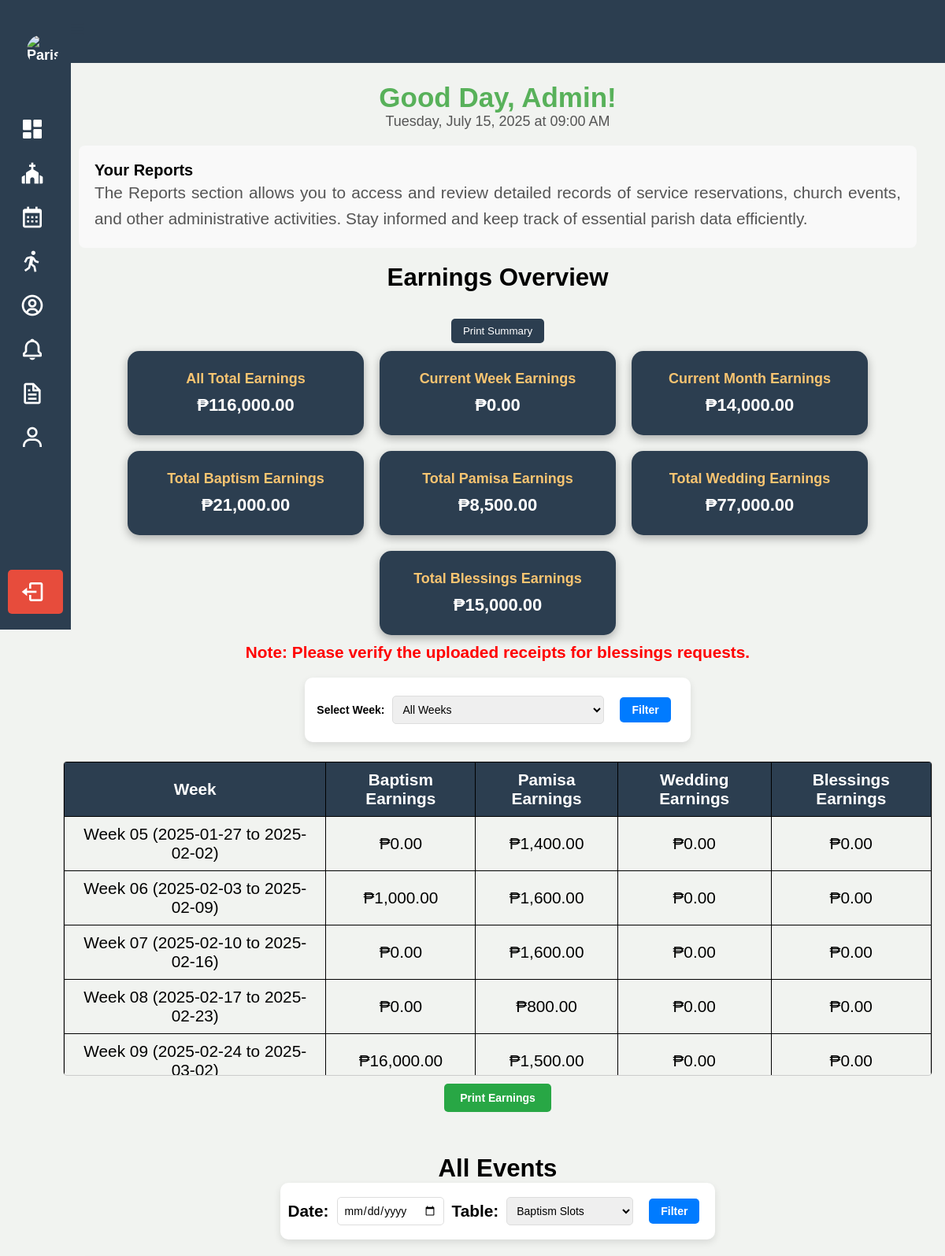
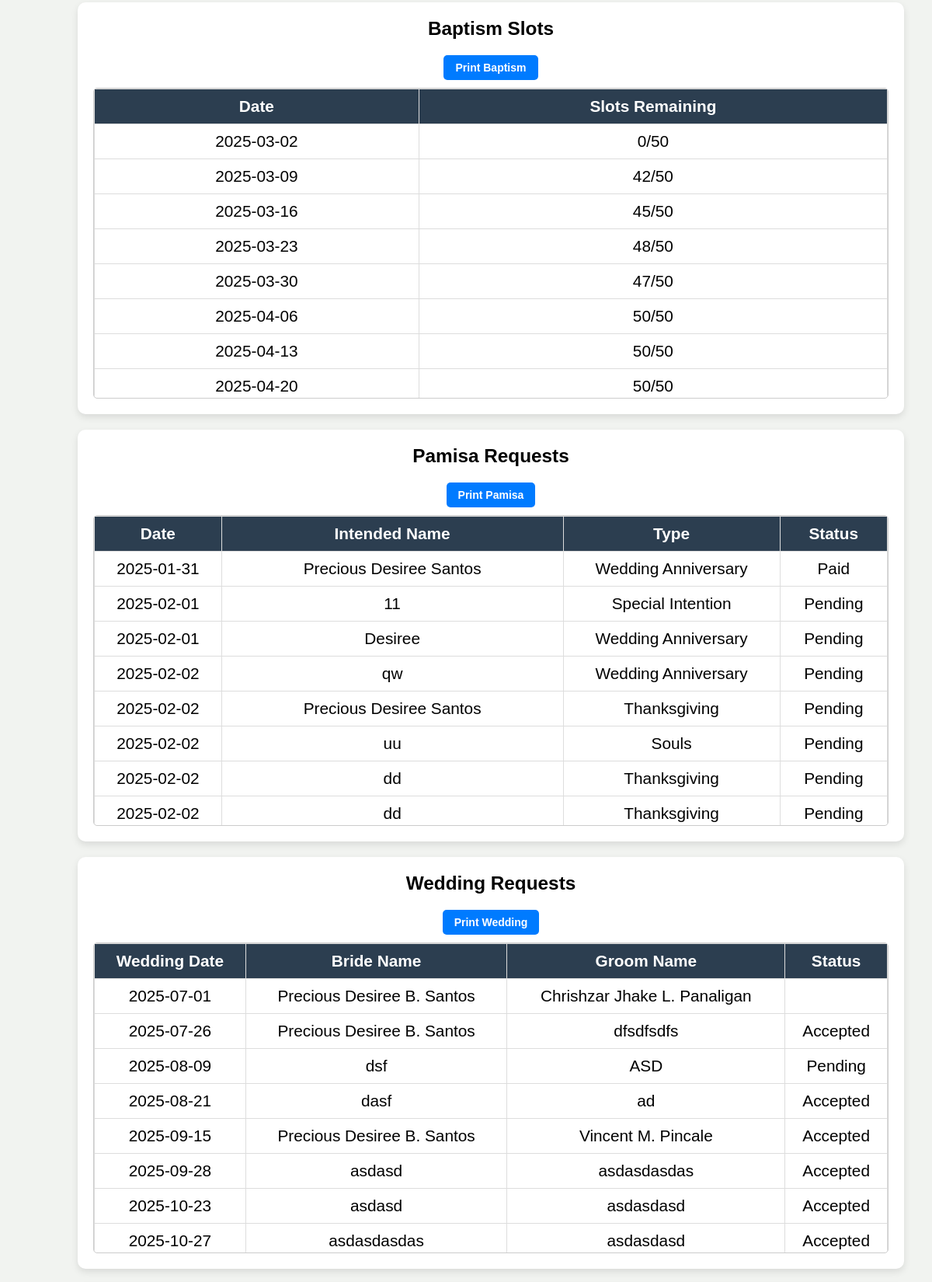
Page /admin/reports.php (upper part) on the committed database (2 pictures, top to bottom).
### tables this page shows
CREATE TABLE `baptism_slots` (
  `id` int(11) NOT NULL,
  `date` date NOT NULL,
  `slots_remaining` int(11) NOT NULL DEFAULT 50
);

CREATE TABLE `wedding_requests` (
  `id` int(11) NOT NULL,
  `user_id` int(11) NOT NULL,
  `bride_name` varchar(255) NOT NULL,
  `groom_name` varchar(255) NOT NULL,
  `priest_name` varchar(100) NOT NULL,
  `contact` varchar(20) NOT NULL,
  `wedding_date` date NOT NULL,
  `payment_receipt` varchar(255) NOT NULL,
  `status` enum('Pending','Accepted','Rejected') NOT NULL DEFAULT 'Pending',
  `created_at` timestamp NOT NULL DEFAULT current_timestamp()
);

### admin/reports.php (the view, shortened to what this page needs)
<?php
include 'db_connection.php';
function getWeekDates($year, $week) {
    $weekStart = strtotime("{$year}-W{$week}-1");
    $weekEnd = strtotime("+6 days", $weekStart);
    return [date("Y-m-d", $weekStart), date("Y-m-d", $weekEnd)];
}
function getWeeklyEarnings($conn, $table, $date_column, $count_column, $fixed_price = null) {
    $sql = "SELECT YEARWEEK($date_column, 1) AS week,
                   " . ($fixed_price ? "COUNT($count_column) * $fixed_price" : "SUM($count_column)") . " AS total_earnings
            FROM $table
            WHERE YEAR($date_column) = YEAR(CURDATE())
            GROUP BY week
            ORDER BY week ASC";
    $stmt = $conn->prepare($sql);
    $stmt->execute();
    $result = $stmt->get_result();
    $weekly_earnings = [];
    while ($row = $result->fetch_assoc()) {
        $weekNum = substr($row['week'], 4);
        list($start_date, $end_date) = getWeekDates(date("Y"), $weekNum);
        $weekLabel = "Week $weekNum ($start_date to $end_date)";
        $weekly_earnings[$weekLabel] = $row['total_earnings'] ?? 0;
    }
    return $weekly_earnings;
}
$weekly_baptism = getWeeklyEarnings($conn, 'baptism_requests', 'selected_date', 'price');
$weekly_pamisa = getWeeklyEarnings($conn, 'pamisa_requests', 'selected_date', 'price');
$weekly_wedding = getWeeklyEarnings($conn, 'wedding_requests', 'wedding_date', 'id', 7000);
$weekly_blessings = getWeeklyEarnings($conn, 'blessings_requests', 'blessing_date', 'id', 500);
$all_weeks = array_unique(array_merge(
    array_keys($weekly_baptism),
    array_keys($weekly_pamisa),
    array_keys($weekly_wedding),
    array_keys($weekly_blessings)
));
sort($all_weeks);
$total_earnings = array_sum($weekly_baptism) + array_sum($weekly_pamisa) + array_sum($weekly_wedding) + array_sum($weekly_blessings);
$sql_weekly = "SELECT SUM(price) AS weekly_total FROM (
    SELECT price FROM baptism_requests WHERE YEARWEEK(selected_date, 1) = YEARWEEK(CURDATE(), 1)
    UNION ALL
    SELECT price FROM pamisa_requests WHERE YEARWEEK(selected_date, 1) = YEARWEEK(CURDATE(), 1)
    UNION ALL
    SELECT 7000 FROM wedding_requests WHERE YEARWEEK(wedding_date, 1) = YEARWEEK(CURDATE(), 1)
    UNION ALL
    SELECT 500 FROM blessings_requests WHERE YEARWEEK(blessing_date, 1) = YEARWEEK(CURDATE(), 1)
) as earnings";
$result_weekly = $conn->query($sql_weekly);
$weekly_earnings = ($result_weekly->num_rows > 0) ? $result_weekly->fetch_assoc()['weekly_total'] : 0;
$sql_monthly = "SELECT SUM(price) AS monthly_total FROM (
    SELECT price FROM baptism_requests WHERE YEAR(selected_date) = YEAR(CURDATE()) AND MONTH(selected_date) = MONTH(CURDATE())
    UNION ALL
    SELECT price FROM pamisa_requests WHERE YEAR(selected_date) = YEAR(CURDATE()) AND MONTH(selected_date) = MONTH(CURDATE())
    UNION ALL
    SELECT 7000 FROM wedding_requests WHERE YEAR(wedding_date) = YEAR(CURDATE()) AND MONTH(wedding_date) = MONTH(CURDATE())
    UNION ALL
    SELECT 500 FROM blessings_requests WHERE YEAR(blessing_date) = YEAR(CURDATE()) AND MONTH(blessing_date) = MONTH(CURDATE())
) as earnings";
$result_monthly = $conn->query($sql_monthly);
$monthly_earnings = ($result_monthly->num_rows > 0) ? $result_monthly->fetch_assoc()['monthly_total'] : 0;
$filtered_week = isset($_POST['filter_week']) ? $_POST['filter_week'] : null;
$sql_baptism = "SELECT SUM(price) AS total_baptism_earnings FROM baptism_requests";
$result_baptism = $conn->query($sql_baptism);
$baptism_earnings = ($result_baptism->num_rows > 0) ? $result_baptism->fetch_assoc()['total_baptism_earnings'] : 0;
$sql_pamisa = "SELECT SUM(price) AS total_pamisa_earnings FROM pamisa_requests";
$result_pamisa = $conn->query($sql_pamisa);
$pamisa_earnings = ($result_pamisa->num_rows > 0) ? $result_pamisa->fetch_assoc()['total_pamisa_earnings'] : 0;
$sql_wedding = "SELECT COUNT(payment_receipt) AS total_weddings FROM wedding_requests";
$result_wedding = $conn->query($sql_wedding);
$wedding_earnings = ($result_wedding->num_rows > 0) ? $result_wedding->fetch_assoc()['total_weddings'] * 7000 : 0;
$sql_blessings = "SELECT COUNT(receipt_path) AS total_blessings FROM blessings_requests";
$result_blessings = $conn->query($sql_blessings);
$blessings_earnings = ($result_blessings->num_rows > 0) ? $result_blessings->fetch_assoc()['total_blessings'] * 500 : 0;
$sql_baptism_slots = "SELECT date, slots_remaining FROM baptism_slots ORDER BY date ASC";
$result_baptism_slots = $conn->query($sql_baptism_slots);
$sql_pamisa = "SELECT selected_date, name_of_intended, pamisa_type, status FROM pamisa_requests ORDER BY selected_date ASC";
$result_pamisa = $conn->query($sql_pamisa);
$sql_wedding = "SELECT wedding_date, bride_name, groom_name, status FROM wedding_requests ORDER BY wedding_date ASC";
$result_wedding = $conn->query($sql_wedding);
?>
<!DOCTYPE html>
<html lang="en">
<head>
    <link rel="stylesheet" href="stylesd.css">
    <link rel="stylesheet" href="buttons.css">
    <link href="https://cdn.jsdelivr.net/npm/boxicons@2.1.4/css/boxicons.min.css" rel="stylesheet">
</head>
<body id="bodyTag">
    <header class="header" id="header">
        <div class="header_toggle">
            <i class='bx bx-menu' id="header-toggle"></i>
        </div>
    </header>
    <?php include 'sidebar.php'; ?><br>
    <div class="admin-greeting">Good Day, Admin!</div>
    <div id="datetime" class="datetime"></div>
    <section class="about-us">
        <h2 style="color: black; font-size: 20px;">Your Reports</h2>
        <p class="justified">
            The Reports section allows you to access and review detailed records of service reservations, church events, and other administrative activities. Stay informed and keep track of essential parish data efficiently.
        </p>
    </section>
    <center><h2 style="color: black;">Earnings Overview</h2><br></center>
<center><button onclick="printEarnings()">Print Summary</button></center>
<section class="overview-summary">
    <div class="overview-boxes">
        <div class="box">
            <h3>All Total Earnings</h3>
            <p>₱<?php echo number_format($total_earnings, 2); ?></p>
        </div>
        <div class="box">
            <h3>Current Week Earnings</h3>
            <p>₱<?php echo number_format($weekly_earnings, 2); ?></p>
        </div>
        <div class="box">
            <h3>Current Month Earnings</h3>
            <p>₱<?php echo number_format($monthly_earnings, 2); ?></p>
        </div>
    </div>
</section>
<section class="overview-section">
    <div class="overview-boxes">
        <div class="box">
            <h3>Total Baptism Earnings</h3>
            <p>₱<?php echo number_format($baptism_earnings, 2); ?></p>
        </div>
        <div class="box">
            <h3>Total Pamisa Earnings</h3>
            <p>₱<?php echo number_format($pamisa_earnings, 2); ?></p>
        </div>
        <div class="box">
            <h3>Total Wedding Earnings</h3>
            <p>₱<?php echo number_format($wedding_earnings, 2); ?></p>
        </div>
        <div class="box">
            <h3>Total Blessings Earnings</h3>
            <p>₱<?php echo number_format($blessings_earnings, 2); ?></p>
        </div>
    </div>
    <p style="margin-top: 10px; color: red; font-weight: bold;">Note: Please verify the uploaded receipts for blessings requests.</p>
</section>
    <section class="earnings-section">
<form method="POST" style="display: flex; align-items: center; gap: 10px; background: white; padding: 15px; border-radius: 10px; box-shadow: 0 4px 10px rgba(0, 0, 0, 0.1); font-family: Arial, sans-serif; width: max-content; margin: auto;">
    <label for="filter_week" style="font-weight: bold; font-size: 14px;">Select Week:</label>
    <select name="filter_week" style="padding: 8px; border: 1px solid #ddd; border-radius: 5px; font-size: 14px;">
        <option value="">All Weeks</option>
    </select>
    <button type="submit" style="padding: 8px 15px; background-color: #007bff; color: white; font-weight: bold; border: none; border-radius: 5px; font-size: 14px; cursor: pointer;">
        Filter
    </button>
</form>
<br>
<div class="table-container">
    <table border="1">
        <tr>
            <th>Week</th>
            <th>Baptism Earnings</th>
            <th>Pamisa Earnings</th>
            <th>Wedding Earnings</th>
            <th>Blessings Earnings</th>
        </tr>
        <?php foreach ($all_weeks as $week): ?>
            <?php if (!$filtered_week || $filtered_week == $week): ?>
                <tr>
                    <td><?= $week ?></td>
                    <td>₱<?= number_format($weekly_baptism[$week] ?? 0, 2) ?></td>
                    <td>₱<?= number_format($weekly_pamisa[$week] ?? 0, 2) ?></td>
                    <td>₱<?= number_format($weekly_wedding[$week] ?? 0, 2) ?></td>
                    <td>₱<?= number_format($weekly_blessings[$week] ?? 0, 2) ?></td>
                </tr>
            <?php endif; ?>
        <?php endforeach; ?>
    </table>
</div>
<center><button onclick="printWeeklyEarnings()" style="margin-top: 10px; padding: 10px 20px; background-color: #28a745; color: white; font-weight: bold; border: none; border-radius: 5px; font-size: 14px; cursor: pointer;">
    Print Earnings
</button></center>
    <section class="upcoming-events">
    <br><h2>All Events</h2>
    <form id="filterForm" style="display: flex; align-items: center; gap: 10px; background: white; padding: 10px; border-radius: 10px; box-shadow: 0 4px 10px rgba(0, 0, 0, 0.1); font-family: Arial, sans-serif; width: max-content; margin: auto;">
    <label for="filter_date" style="font-weight: bold;">Date:</label>
    <input type="date" id="filter_date" name="filter_date" style="padding: 8px; border: 1px solid #ddd; border-radius: 5px; font-size: 14px;">
    <label for="table" style="font-weight: bold;">Table:</label>
    <select id="table" name="table" style="padding: 8px; border: 1px solid #ddd; border-radius: 5px; font-size: 14px;">
        <option value="baptism_slots">Baptism Slots</option>
    </select>
    <button type="button" onclick="filterResults()" style="padding: 8px 15px; background-color: #007bff; color: white; font-weight: bold; border: none; border-radius: 5px; font-size: 14px; cursor: pointer;">Filter</button>
</form>
<br>
<div class="section-container" style="background: white; padding: 20px; border-radius: 10px; box-shadow: 0 4px 10px rgba(0, 0, 0, 0.1); margin-bottom: 20px; font-family: Arial, sans-serif;">
    <h3 style="margin-bottom: 10px;">Baptism Slots</h3>
    <button onclick="printTable('baptismTable')" style="padding: 8px 15px; background-color: #007bff; color: white; font-weight: bold; border: none; border-radius: 5px; font-size: 14px; cursor: pointer; margin-bottom: 10px;">Print Baptism</button>
    <div class="table-container" style="overflow-x: auto;">
        <table id="baptismTable" style="width: 100%; border-collapse: collapse;">
            <thead>
                <tr style="background: #007bff; color: white;">
                    <th style="padding: 10px; border: 1px solid #ddd;">Date</th>
                    <th style="padding: 10px; border: 1px solid #ddd;">Slots Remaining</th>
                </tr>
            </thead>
            <tbody>
                <?php while ($row = $result_baptism_slots->fetch_assoc()): ?>
                    <tr style="text-align: center;">
                        <td style="padding: 10px; border: 1px solid #ddd;"><?php echo $row['date']; ?></td>
                        <td style="padding: 10px; border: 1px solid #ddd;"><?php echo $row['slots_remaining'] . "/50"; ?></td>
                    </tr>
                <?php endwhile; ?>
            </tbody>
        </table>
    </div>
</div>
<div class="section-container" style="background: white; padding: 20px; border-radius: 10px; box-shadow: 0 4px 10px rgba(0, 0, 0, 0.1); margin-bottom: 20px; font-family: Arial, sans-serif;">
    <h3 style="margin-bottom: 10px;">Pamisa Requests</h3>
    <button onclick="printTable('pamisaTable')" style="padding: 8px 15px; background-color: #007bff; color: white; font-weight: bold; border: none; border-radius: 5px; font-size: 14px; cursor: pointer; margin-bottom: 10px;">Print Pamisa</button>
    <div class="table-container" style="overflow-x: auto;">
        <table id="pamisaTable" style="width: 100%; border-collapse: collapse;">
            <thead>
                <tr style="background: #007bff; color: white;">
                    <th style="padding: 10px; border: 1px solid #ddd;">Date</th>
                    <th style="padding: 10px; border: 1px solid #ddd;">Intended Name</th>
                    <th style="padding: 10px; border: 1px solid #ddd;">Type</th>
                    <th style="padding: 10px; border: 1px solid #ddd;">Status</th>
                </tr>
            </thead>
            <tbody>
                <?php while ($row = $result_pamisa->fetch_assoc()): ?>
                    <tr style="text-align: center;">
                        <td style="padding: 10px; border: 1px solid #ddd;"><?php echo $row['selected_date']; ?></td>
                        <td style="padding: 10px; border: 1px solid #ddd;"><?php echo $row['name_of_intended']; ?></td>
                        <td style="padding: 10px; border: 1px solid #ddd;"><?php echo $row['pamisa_type']; ?></td>
                        <td style="padding: 10px; border: 1px solid #ddd;"><?php echo $row['status']; ?></td>
                    </tr>
                <?php endwhile; ?>
            </tbody>
        </table>
    </div>
</div>
<div class="section-container" style="background: white; padding: 20px; border-radius: 10px; box-shadow: 0 4px 10px rgba(0, 0, 0, 0.1); margin-bottom: 20px; font-family: Arial, sans-serif;">
    <h3 style="margin-bottom: 10px;">Wedding Requests</h3>
    <button onclick="printTable('weddingTable')" style="padding: 8px 15px; background-color: #007bff; color: white; font-weight: bold; border: none; border-radius: 5px; font-size: 14px; cursor: pointer; margin-bottom: 10px;">Print Wedding</button>
    <div class="table-container" style="overflow-x: auto;">
        <table id="weddingTable" style="width: 100%; border-collapse: collapse;">
            <thead>
                <tr style="background: #007bff; color: white;">
                    <th style="padding: 10px; border: 1px solid #ddd;">Wedding Date</th>
                    <th style="padding: 10px; border: 1px solid #ddd;">Bride Name</th>
                    <th style="padding: 10px; border: 1px solid #ddd;">Groom Name</th>
                    <th style="padding: 10px; border: 1px solid #ddd;">Status</th>
                </tr>
            </thead>
            <tbody>
                <?php while ($row = $result_wedding->fetch_assoc()): ?>
                    <tr style="text-align: center;">
                        <td style="padding: 10px; border: 1px solid #ddd;"><?php echo $row['wedding_date']; ?></td>
                        <td style="padding: 10px; border: 1px solid #ddd;"><?php echo $row['bride_name']; ?></td>
                        <td style="padding: 10px; border: 1px solid #ddd;"><?php echo $row['groom_name']; ?></td>
                        <td style="padding: 10px; border: 1px solid #ddd;"><?php echo $row['status']; ?></td>
                    </tr>
                <?php endwhile; ?>
            </tbody>
        </table>
    </div>
</div>
</body>
</html>

### rows in the picture
baptism_slots: date "2025-03-02", slots_remaining "0"
baptism_slots: date "2025-03-09", slots_remaining "42"
baptism_slots: date "2025-03-16", slots_remaining "45"
baptism_slots: date "2025-03-23", slots_remaining "48"
baptism_slots: date "2025-03-30", slots_remaining "47"
baptism_slots: date "2025-04-06", slots_remaining "50"
baptism_slots: date "2025-04-13", slots_remaining "50"
baptism_slots: date "2025-04-20", slots_remaining "50"
wedding_requests: wedding_date "2025-07-01", bride_name "Precious Desiree B. Santos", groom_name "Chrishzar Jhake L. Panaligan"
wedding_requests: wedding_date "2025-07-26", bride_name "Precious Desiree B. Santos", groom_name "dfsdfsdfs", status "Accepted"
wedding_requests: wedding_date "2025-08-09", bride_name "dsf", groom_name "ASD", status "Pending"
wedding_requests: wedding_date "2025-08-21", bride_name "dasf", groom_name "ad", status "Accepted"
wedding_requests: wedding_date "2025-09-15", bride_name "Precious Desiree B. Santos", groom_name "Vincent M. Pincale", status "Accepted"
wedding_requests: wedding_date "2025-09-28", bride_name "asdasd", groom_name "asdasdasdas", status "Accepted"
wedding_requests: wedding_date "2025-10-23", bride_name "asdasd", groom_name "asdasdasd", status "Accepted"
wedding_requests: wedding_date "2025-10-27", bride_name "asdasdasdas", groom_name "asdasdasd", status "Accepted"

### other values in the picture
$total_earnings "116,000.00"
$weekly_earnings "0.00"
$monthly_earnings "14,000.00"
$baptism_earnings "21,000.00"
$pamisa_earnings "8,500.00"
$wedding_earnings "77,000.00"
$blessings_earnings "15,000.00"
$week "Week 05 (2025-01-27 to 2025-02-02)"
$weekly_baptism[$week] "0.00"
$weekly_pamisa[$week] "1,400.00"
$weekly_wedding[$week] "0.00"
$weekly_blessings[$week] "0.00"
$week "Week 06 (2025-02-03 to 2025-02-09)"
$weekly_baptism[$week] "1,000.00"
$weekly_pamisa[$week] "1,600.00"
